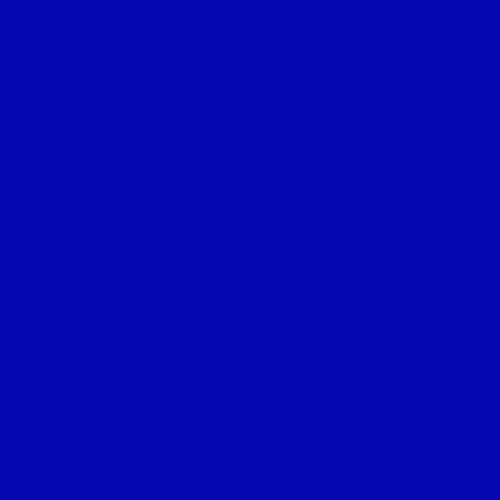
Frame 1 (no input)
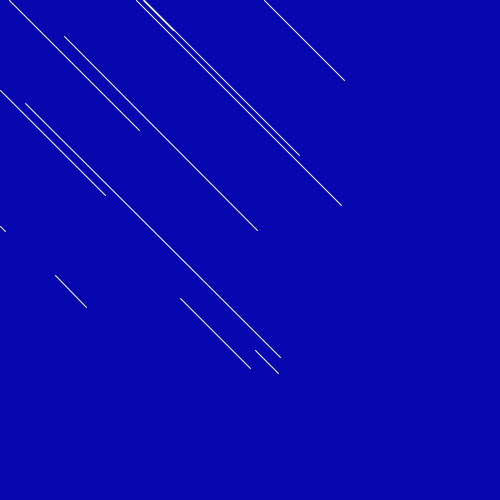
Frame 60 (the mouse pressed at the canvas centre just before this capture)
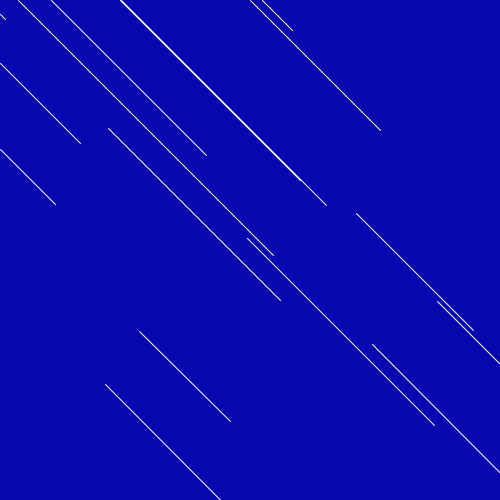
Frame 120 (the mouse held since frame 60 and released just before this capture)

The Processing sketch that drew these frames (run headless with seeded random() and noise(); from frame 60 on, the mouse is pressed at the canvas centre):

// Processing sketch: sketch_23112017
// ── sketch_23112017.pde
ArrayList<speedLine>sLine;
float posX, posY, posX2, posY2;

void setup(){
  size(500,500);
  smooth();
  stroke(255);
  sLine = new ArrayList<speedLine>();
}

void draw(){
  background(6,7,175);
  createLine();
  for(int i = 0; i < sLine.size(); i++){
    speedLine s = sLine.get(i);
    s.update();
    s.display();
    if(s.isDead()){
      sLine.remove(i);
    }
  }
}

void createLine(){
  if(frameCount % 5 == 0){
    float randomPos = floor(random(0,2));
    if(randomPos == 0){
      posX = random(0,300);
      posY = 0;
    }else{
      posY = random(0,300);
      posX = 0;
   }
   sLine.add(new speedLine(posX, posY));
  }
}
// ── SpeedLine.pde
class speedLine{
  float posX, posY, posX2, posY2;
  float limit = random(150, 350);
  float speed = random(5,20);
  speedLine(float _posX, float _posY){
    posX = _posX;
    posY = _posY;
    posX2 = _posX;
    posY2 = _posY;
  }
  
  boolean isDead(){
    if(posX > 1000 || posY > 1000 || posX2 > 1000 || posY2 > 1000){
      return true;
    }else{
      return false;
    }
  }
  
  void display(){
    line(posX, posY, posX2, posY2);
  }
  
  void update(){
    if(posY2 >= limit){
      posX+=speed;
      posY+=speed;
    }
    posX2+=5;
    posY2+=5;
  }
}
